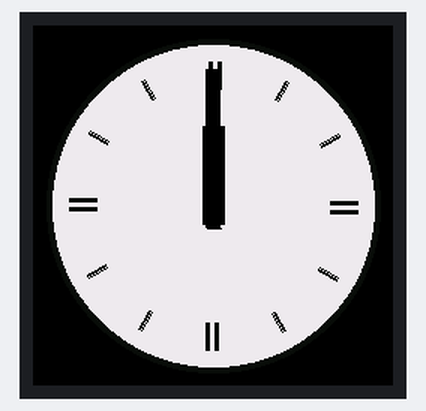
Simulated run of this sketch. Board: ESP32. Parts: 240×240 colour display. What the sketch prints to the serial monitor is not drawn.

Above: at 0.3 s.
At 60.3 s:
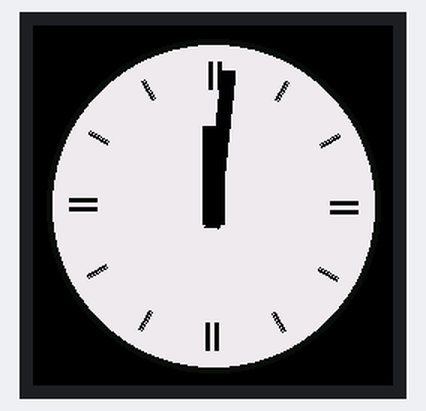
At 120.3 s:
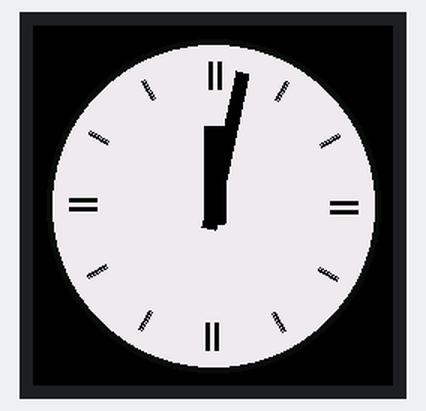

The sketch:

one_display.ino
```cpp
#include <TFT_eSPI.h>
#include <math.h>

// --------------------------------------------------
// MINI CLOCK TOWER - SINGLE DISPLAY TEST
// ESP32 DevKit V1 + one GC9A01 240x240 TFT
// No DS3231 or other RTC required.
//
// This version uses the ESP32's millis() timer.
// Set START_HOUR and START_MINUTE below before
// uploading. Time resets when the ESP32 loses power.
// --------------------------------------------------

TFT_eSPI tft = TFT_eSPI();

const int CENTER_X = 120;
const int CENTER_Y = 120;
const int FACE_RADIUS = 111;

// Change these before uploading to set the initial time.
// Uses 24-hour values: e.g. 3:45 PM = 15 and 45.
const int START_HOUR = 12;
const int START_MINUTE = 0;

const uint16_t FACE_COLOR = 0xEF5D; // warm ivory
const uint16_t INK_COLOR  = 0x0861; // dark blue-black
const uint16_t HUB_COLOR  = TFT_BLACK;

int currentHour = START_HOUR;
int currentMinute = START_MINUTE;
unsigned long lastMinuteTick = 0;

float toRadians(float degrees) {
  return degrees * PI / 180.0f;
}

void drawHand(float angleDegrees,
              float length,
              float tail,
              float width,
              uint16_t color) {
  float a = toRadians(angleDegrees);
  float dx = cosf(a);
  float dy = sinf(a);
  float px = -dy * width;
  float py =  dx * width;

  int x1 = (int)roundf(CENTER_X + dx * length + px);
  int y1 = (int)roundf(CENTER_Y + dy * length + py);
  int x2 = (int)roundf(CENTER_X + dx * length - px);
  int y2 = (int)roundf(CENTER_Y + dy * length - py);
  int x3 = (int)roundf(CENTER_X - dx * tail - px);
  int y3 = (int)roundf(CENTER_Y - dy * tail - py);
  int x4 = (int)roundf(CENTER_X - dx * tail + px);
  int y4 = (int)roundf(CENTER_Y - dy * tail + py);

  tft.fillTriangle(x1, y1, x2, y2, x3, y3, color);
  tft.fillTriangle(x1, y1, x3, y3, x4, y4, color);
}

void drawHourMarkers() {
  for (int hour = 0; hour < 12; hour++) {
    float angle = toRadians(hour * 30.0f - 90.0f);
    bool cardinal = (hour == 0 || hour == 3 ||
                     hour == 6 || hour == 9);

    int outerRadius = 96;
    int innerRadius = cardinal ? 78 : 82;

    float px = -sinf(angle);
    float py =  cosf(angle);

    int xOuter = CENTER_X + (int)roundf(cosf(angle) * outerRadius);
    int yOuter = CENTER_Y + (int)roundf(sinf(angle) * outerRadius);
    int xInner = CENTER_X + (int)roundf(cosf(angle) * innerRadius);
    int yInner = CENTER_Y + (int)roundf(sinf(angle) * innerRadius);

    int count = cardinal ? 2 : 1;
    for (int marker = 0; marker < count; marker++) {
      float shift = cardinal ? (marker == 0 ? -3.0f : 3.0f) : 0.0f;
      int ox = (int)roundf(px * shift);
      int oy = (int)roundf(py * shift);

      for (int w = 0; w < 3; w++) {
        int wx = (int)roundf(px * w);
        int wy = (int)roundf(py * w);
        tft.drawLine(xInner + ox + wx, yInner + oy + wy,
                     xOuter + ox + wx, yOuter + oy + wy,
                     INK_COLOR);
      }
    }
  }
}

void drawClockFace() {
  tft.fillScreen(TFT_BLACK);
  tft.fillCircle(CENTER_X, CENTER_Y, FACE_RADIUS, INK_COLOR);
  tft.fillCircle(CENTER_X, CENTER_Y, FACE_RADIUS - 4, FACE_COLOR);
  drawHourMarkers();
}

void drawClock() {
  drawClockFace();

  float hourAngle =
    (currentHour % 12) * 30.0f + currentMinute * 0.5f - 90.0f;
  float minuteAngle = currentMinute * 6.0f - 90.0f;

  drawHand(hourAngle, 53.0f, 12.0f, 7.0f, HUB_COLOR);
  drawHand(minuteAngle, 91.0f, 15.0f, 4.5f, HUB_COLOR);
  tft.fillCircle(CENTER_X, CENTER_Y, 4, HUB_COLOR);
}

void advanceMinute() {
  currentMinute++;
  if (currentMinute >= 60) {
    currentMinute = 0;
    currentHour = (currentHour + 1) % 24;
  }
}

void setup() {
  Serial.begin(115200);

  tft.init();
  tft.setRotation(0);

  // Start counting elapsed time from this point.
  lastMinuteTick = millis();

  drawClock();
  Serial.println("Single-display clock started (no RTC).");
  Serial.println("Time begins at the START_HOUR / START_MINUTE values.");
}

void loop() {
  unsigned long now = millis();

  // Unsigned subtraction handles millis() rollover.
  while ((unsigned long)(now - lastMinuteTick) >= 60000UL) {
    lastMinuteTick += 60000UL;
    advanceMinute();
    drawClock();

    Serial.printf("Clock time: %02d:%02d\n", currentHour, currentMinute);
  }

  delay(20);
}
```

Measured:
- what the display in image 0 shows lasts 60.0 s, from 0.3 s to 60.3 s
